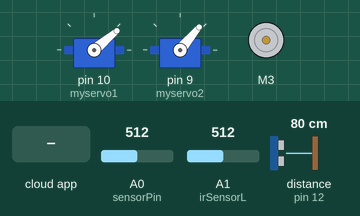
A sketch run on a simulated Arduino Uno, built with avr-gcc and run on an emulated ATmega328P. Parts: 2 × servo, DC motor (green arrow = forward, orange = backward, longer = faster). Wiring (inferred from the names in the program): ultrasonic range finder: trigger pin 11; echo pin 12. Inputs (shaded band) come from the test bench; at power-on: A0 (sensorPin) = 512, A1 (irSensorL) = 512, distance to the obstacle (sensor on pin 12) 80 cm. The echo pulse lasts 58.3 µs per cm.

Above: at 1.2 s.
1.3 s: the phone or cloud app sets button_pump to 1
At 2.0 s:
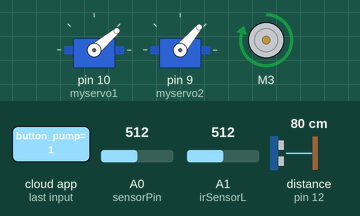
2.8 s: the phone or cloud app sets slider_1 to -100
At 3.3 s:
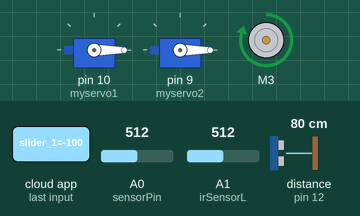
4.3 s: the phone or cloud app sets button_pump to 0
At 5.2 s:
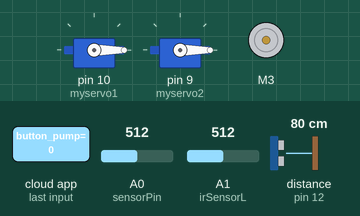
5.8 s: the phone or cloud app sets slider_1 to 100
At 6.5 s:
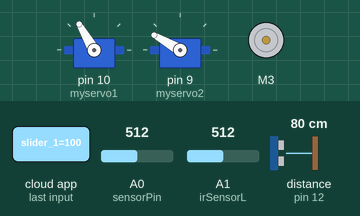
7.3 s: the phone or cloud app sets button_pump to 1
At 7.8 s:
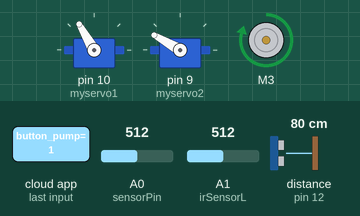
8.8 s: the phone or cloud app sets slider_1 to 0
At 9.1 s:
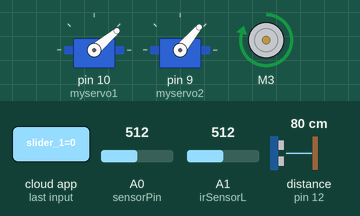
Timing chart, 0 to 11.3 s (numbered marks = the images above; inputs shaded):
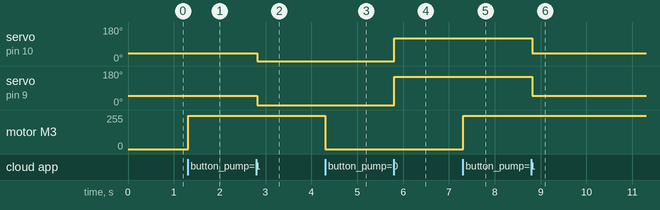

The sketch:

code.ino
```cpp
// RemoteXY select connection mode and include library
#define REMOTEXY_MODE__HARDSERIAL

#include<RemoteXY.h>
#include<AFMotor.h>
#include<Servo.h>

// RemoteXY connection settings
#define REMOTEXY_SERIAL Serial
#define REMOTEXY_SERIAL_SPEED 9600

// RemoteXY configurate
#pragma pack(push, 1)
uint8_t RemoteXY_CONF[] =
{ 255,7,0,223,0,11,26,0,
  1,0,73,30,10,10,175,31,70,0,
  1,0,63,40,10,10,175,31,76,84,
  0,1,0,73,50,10,10,175,31,66,
  0,1,0,83,40,10,10,175,31,66,
  84,0,130,2,4,8,33,11,147,129,
  0,6,12,20,3,31,83,111,105,108,
  32,77,111,105,115,116,117,114,101,58,
  0,67,1,25,11,11,5,31,31,31,
  130,2,58,8,18,11,147,129,0,60,
  11,15,5,31,87,97,116,101,114,58,
  0,65,1,79,8,8,8,65,4,89,
  8,8,8,129,0,79,17,8,3,178,
  72,73,71,72,0,129,0,90,17,7,
  3,1,76,79,87,0,1,1,35,41,
  21,7,177,31,80,85,77,80,0,65,
  1,40,4,6,6,65,2,40,11,6,
  6,65,4,40,18,6,6,129,0,48,
  6,5,2,178,72,73,71,72,0,129,
  0,47,13,8,2,133,78,79,82,77,
  65,76,0,129,0,48,20,4,2,1,
  76,79,87,0,4,32,10,31,5,27,
  177,31,4,32,21,31,5,27,177,31 };

  // this structure defines all the variables and events of your control interface
  struct {

    // input variables
    // uint8_t button_ft; // =1 if button pressed, else = 0
    // uint8_t button_lt; // =1 if button pressed, else = 0
    // uint8_t button_bt; // =1 if button pressed, else = 0
    // uint8_t button_rt; // =1 if button pressed, else = 0
    uint8_t button_pump; //=1 if button pressed, else = 0
    int8_t slider_2; // = -100..100 slider postion
    int8_t slider_1; // = -100..100 slider postion

    // output variables
    char SM_level[31]; //string UTF8 end zero
    uint8_t led_blue_b; // = 0..255 LED Blue brightness
    uint8_t led_red_r; // = 0..255 LED Red brightness
    uint8_t led_high_b; // = 0..255 LED Green brightness
    uint8_t led_normal_g; // = 0..255 LED Blue brightness
    uint8_t led_low_r; // = 0..255 LED Red brightness

    // other variable
    uint8_t connect_flag; // = 1 if wire connected, else = 0
} RemoteXY;
#pragma pack(pop)

// Declare Motor used in L293D
AF_DCMotor motor3(3,MOTOR34_1KHZ);
Servo myservo1;
Servo myservo2;

// Declare variables used in Soil Moisture Sensor
int sensorPin = A0; // Soil moisture sensor placed on A0 pin
int sensorValue = 0;
int percentValue = 0;
// Declare variables used in Ultrasonic Sensor
const int trigPin = 11;
const int echoPin = 12;
long duration;
int distance;
// Declare variables used in IR Proximity Sensor
int irSensorL = A1; //Left IR Sensor placed on A1 pin
int sensorLeftRead = 0;

void setup()
{

  // TODO you setup code
  myservo1.attach(10);
  myservo1.write(80);
  myservo2.attach(9);
  myservo2.write(100);
  pinMode(trigPin, OUTPUT);
  pinMode(echoPin, INPUT);
}

void loop()
{
  RemoteXY_Handler ();
  sensorLeftRead = analogRead(irSensorL); // read Left IR Sensor
  if(RemoteXY.button_pump) // if button pump is pressed
  Pump();
  else
  Stop();

  servo1(); //void servo1() is called
  servo2(); // void servo2() is called
  soilMoisture_Setup(); // perform the reading of soil mositure in loop
  ultrasonic(); // perform the water level
}

void Stop()
{
  motor3.setSpeed(0); //Definne minimum velocity
  motor3.run(RELEASE); // stop the motor when release the button
}
void Pump()
{
  motor3.setSpeed(250); //Definne minimum velocity
  motor3.run(FORWARD); // pump water
}

void soilMoisture_Setup()
{
  sensorValue = analogRead(sensorPin); // read the soil moisture
  // map the sesnorValue and store it to percent value
  percentValue = map(sensorValue, 1023, 200, 0, 100);
  itoa (percentValue, RemoteXY.SM_level, 10); // display the text string to the app
  Serial.println(percentValue);

  if (percentValue <= 60 && percentValue >= 20) {
    RemoteXY.led_low_r = 0;
    RemoteXY.led_normal_g = 255; // greeen LED in app will ON
    RemoteXY.led_high_b = 0;
  }
  else if(percentValue < 20) {
    RemoteXY.led_low_r = 255; // red LED in app will ON
    RemoteXY.led_normal_g = 0;
    RemoteXY.led_high_b = 0;
  }
   else if(percentValue > 60) {
    RemoteXY.led_low_r = 0;
    RemoteXY.led_normal_g = 0;
    RemoteXY.led_high_b = 255; // blue LED in app will ON
  }
}

void servo1() { // to control servo 1
  int angle1 = RemoteXY.slider_1 * 0.8+40; // equation for min. and max. angle is 105-180
  myservo1.write(angle1);
}
void servo2() { // to control servo 2
  int angle2 = RemoteXY.slider_1 + 50; // equation for min. and max. angle is 105-180
  myservo2.write(angle2);
}

void ultrasonic() {
  long duration, distance;
  digitalWrite(trigPin, HIGH);
  delayMicroseconds(1000);
  digitalWrite(trigPin, LOW);
  duration = pulseIn(echoPin, HIGH);
  distance = (duration/2)/29.1;
  delay(10);
  if (distance <= 7) {
    RemoteXY.led_blue_b = 255;
    RemoteXY.led_red_r = 0;
  }
  else if (distance > 7) {
    RemoteXY.led_blue_b = 0;
    RemoteXY.led_red_r = 255;
  }
}
```

Measured:
- after the input at 1.3 s, motor M3: stopped → forward 250/255 at once
- after the input at 2.8 s, servo on pin 10 (myservo1): 40° → 0° at once; servo on pin 9 (myservo2): 50° → 0° at once
- after the input at 4.3 s, motor M3: forward 250/255 → stopped at once
- after the input at 5.8 s, servo on pin 10 (myservo1): 0° → 120° at once; servo on pin 9 (myservo2): 0° → 150° at once
- after the input at 7.3 s, motor M3: stopped → forward 250/255 at once
- after the input at 8.8 s, servo on pin 10 (myservo1): 120° → 40° at once; servo on pin 9 (myservo2): 150° → 50° at once
